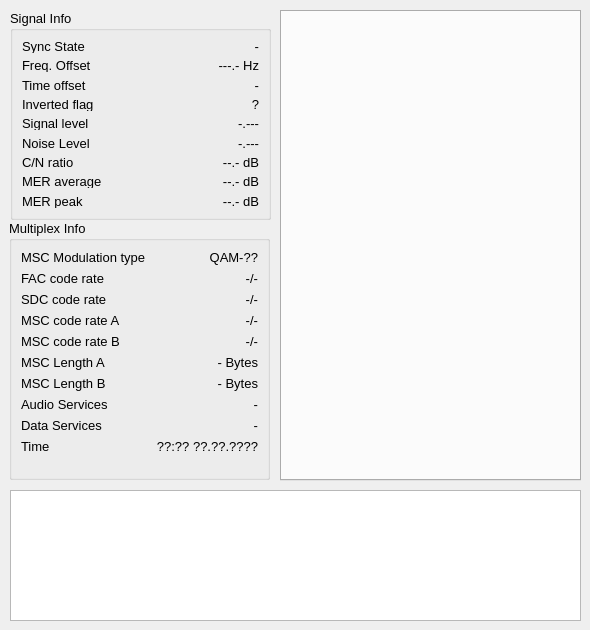
<?xml version="1.0" encoding="UTF-8"?>
<ui version="4.0">
 <class>TechInfoDialog</class>
 <widget class="QDialog" name="TechInfoDialog">
  <property name="geometry">
   <rect>
    <x>0</x>
    <y>0</y>
    <width>590</width>
    <height>630</height>
   </rect>
  </property>
  <property name="minimumSize">
   <size>
    <width>590</width>
    <height>630</height>
   </size>
  </property>
  <property name="maximumSize">
   <size>
    <width>590</width>
    <height>630</height>
   </size>
  </property>
  <property name="windowTitle">
   <string>Dialog</string>
  </property>
  <widget class="QGroupBox" name="groupBox_2">
   <property name="geometry">
    <rect>
     <x>10</x>
     <y>10</y>
     <width>261</width>
     <height>210</height>
    </rect>
   </property>
   <property name="font">
    <font>
     <pointsize>10</pointsize>
    </font>
   </property>
   <property name="title">
    <string>Signal Info</string>
   </property>
   <property name="flat">
    <bool>false</bool>
   </property>
   <layout class="QFormLayout" name="formLayout_2">
    <item row="1" column="0">
     <widget class="QLabel" name="label">
      <property name="font">
       <font>
        <pointsize>10</pointsize>
       </font>
      </property>
      <property name="text">
       <string>Freq. Offset</string>
      </property>
     </widget>
    </item>
    <item row="1" column="1">
     <widget class="QLabel" name="label_freq_offset">
      <property name="font">
       <font>
        <pointsize>10</pointsize>
       </font>
      </property>
      <property name="text">
       <string>---.- Hz</string>
      </property>
      <property name="alignment">
       <set>Qt::AlignRight|Qt::AlignTrailing|Qt::AlignVCenter</set>
      </property>
     </widget>
    </item>
    <item row="2" column="0">
     <widget class="QLabel" name="label_4">
      <property name="font">
       <font>
        <pointsize>10</pointsize>
       </font>
      </property>
      <property name="text">
       <string>Time offset</string>
      </property>
     </widget>
    </item>
    <item row="2" column="1">
     <widget class="QLabel" name="label_time_offset">
      <property name="font">
       <font>
        <pointsize>10</pointsize>
       </font>
      </property>
      <property name="text">
       <string>-</string>
      </property>
      <property name="alignment">
       <set>Qt::AlignRight|Qt::AlignTrailing|Qt::AlignVCenter</set>
      </property>
     </widget>
    </item>
    <item row="4" column="0">
     <widget class="QLabel" name="label_6">
      <property name="font">
       <font>
        <pointsize>10</pointsize>
       </font>
      </property>
      <property name="text">
       <string>Signal level</string>
      </property>
     </widget>
    </item>
    <item row="4" column="1">
     <widget class="QLabel" name="label_signal_level">
      <property name="font">
       <font>
        <pointsize>10</pointsize>
       </font>
      </property>
      <property name="text">
       <string>-.---</string>
      </property>
      <property name="alignment">
       <set>Qt::AlignRight|Qt::AlignTrailing|Qt::AlignVCenter</set>
      </property>
     </widget>
    </item>
    <item row="5" column="0">
     <widget class="QLabel" name="label_7">
      <property name="font">
       <font>
        <pointsize>10</pointsize>
       </font>
      </property>
      <property name="text">
       <string>Noise Level</string>
      </property>
     </widget>
    </item>
    <item row="5" column="1">
     <widget class="QLabel" name="label_noise_level">
      <property name="font">
       <font>
        <pointsize>10</pointsize>
       </font>
      </property>
      <property name="text">
       <string>-.---</string>
      </property>
      <property name="alignment">
       <set>Qt::AlignRight|Qt::AlignTrailing|Qt::AlignVCenter</set>
      </property>
     </widget>
    </item>
    <item row="6" column="0">
     <widget class="QLabel" name="label_9">
      <property name="font">
       <font>
        <pointsize>10</pointsize>
       </font>
      </property>
      <property name="text">
       <string>C/N ratio</string>
      </property>
     </widget>
    </item>
    <item row="6" column="1">
     <widget class="QLabel" name="label_CNR">
      <property name="font">
       <font>
        <pointsize>10</pointsize>
       </font>
      </property>
      <property name="text">
       <string>--.- dB</string>
      </property>
      <property name="alignment">
       <set>Qt::AlignRight|Qt::AlignTrailing|Qt::AlignVCenter</set>
      </property>
     </widget>
    </item>
    <item row="7" column="0">
     <widget class="QLabel" name="label_12">
      <property name="font">
       <font>
        <pointsize>10</pointsize>
       </font>
      </property>
      <property name="text">
       <string>MER average</string>
      </property>
     </widget>
    </item>
    <item row="7" column="1">
     <widget class="QLabel" name="label_MERAVG">
      <property name="font">
       <font>
        <pointsize>10</pointsize>
       </font>
      </property>
      <property name="text">
       <string>--.- dB</string>
      </property>
      <property name="alignment">
       <set>Qt::AlignRight|Qt::AlignTrailing|Qt::AlignVCenter</set>
      </property>
     </widget>
    </item>
    <item row="8" column="0">
     <widget class="QLabel" name="label_14">
      <property name="font">
       <font>
        <pointsize>10</pointsize>
       </font>
      </property>
      <property name="text">
       <string>MER peak</string>
      </property>
     </widget>
    </item>
    <item row="8" column="1">
     <widget class="QLabel" name="label_MERPEAK">
      <property name="font">
       <font>
        <pointsize>10</pointsize>
       </font>
      </property>
      <property name="text">
       <string>--.- dB</string>
      </property>
      <property name="alignment">
       <set>Qt::AlignRight|Qt::AlignTrailing|Qt::AlignVCenter</set>
      </property>
     </widget>
    </item>
    <item row="0" column="0">
     <widget class="QLabel" name="label_2">
      <property name="font">
       <font>
        <pointsize>10</pointsize>
       </font>
      </property>
      <property name="text">
       <string>Sync State</string>
      </property>
     </widget>
    </item>
    <item row="0" column="1">
     <widget class="QLabel" name="label_sync">
      <property name="font">
       <font>
        <pointsize>10</pointsize>
       </font>
      </property>
      <property name="text">
       <string>-</string>
      </property>
      <property name="alignment">
       <set>Qt::AlignRight|Qt::AlignTrailing|Qt::AlignVCenter</set>
      </property>
     </widget>
    </item>
    <item row="3" column="0">
     <widget class="QLabel" name="label_16">
      <property name="font">
       <font>
        <pointsize>10</pointsize>
       </font>
      </property>
      <property name="text">
       <string>Inverted flag</string>
      </property>
     </widget>
    </item>
    <item row="3" column="1">
     <widget class="QLabel" name="label_inverted">
      <property name="font">
       <font>
        <pointsize>10</pointsize>
       </font>
      </property>
      <property name="text">
       <string>?</string>
      </property>
      <property name="alignment">
       <set>Qt::AlignRight|Qt::AlignTrailing|Qt::AlignVCenter</set>
      </property>
     </widget>
    </item>
   </layout>
  </widget>
  <widget class="QGroupBox" name="groupBox_3">
   <property name="geometry">
    <rect>
     <x>9</x>
     <y>220</y>
     <width>261</width>
     <height>260</height>
    </rect>
   </property>
   <property name="font">
    <font>
     <pointsize>10</pointsize>
    </font>
   </property>
   <property name="title">
    <string>Multiplex Info</string>
   </property>
   <layout class="QFormLayout" name="formLayout">
    <item row="0" column="0">
     <widget class="QLabel" name="label_20">
      <property name="font">
       <font>
        <pointsize>10</pointsize>
       </font>
      </property>
      <property name="text">
       <string>MSC Modulation type</string>
      </property>
     </widget>
    </item>
    <item row="0" column="1">
     <widget class="QLabel" name="label_modulation">
      <property name="font">
       <font>
        <pointsize>10</pointsize>
       </font>
      </property>
      <property name="text">
       <string>QAM-??</string>
      </property>
      <property name="alignment">
       <set>Qt::AlignRight|Qt::AlignTrailing|Qt::AlignVCenter</set>
      </property>
     </widget>
    </item>
    <item row="1" column="0">
     <widget class="QLabel" name="label_22">
      <property name="font">
       <font>
        <pointsize>10</pointsize>
       </font>
      </property>
      <property name="text">
       <string>FAC code rate</string>
      </property>
     </widget>
    </item>
    <item row="1" column="1">
     <widget class="QLabel" name="label_FACRATE">
      <property name="font">
       <font>
        <pointsize>10</pointsize>
       </font>
      </property>
      <property name="text">
       <string>-/-</string>
      </property>
      <property name="alignment">
       <set>Qt::AlignRight|Qt::AlignTrailing|Qt::AlignVCenter</set>
      </property>
     </widget>
    </item>
    <item row="2" column="0">
     <widget class="QLabel" name="label_24">
      <property name="font">
       <font>
        <pointsize>10</pointsize>
       </font>
      </property>
      <property name="text">
       <string>SDC code rate</string>
      </property>
     </widget>
    </item>
    <item row="2" column="1">
     <widget class="QLabel" name="label_SDCRATE">
      <property name="font">
       <font>
        <pointsize>10</pointsize>
       </font>
      </property>
      <property name="text">
       <string>-/-</string>
      </property>
      <property name="alignment">
       <set>Qt::AlignRight|Qt::AlignTrailing|Qt::AlignVCenter</set>
      </property>
     </widget>
    </item>
    <item row="3" column="0">
     <widget class="QLabel" name="label_15">
      <property name="font">
       <font>
        <pointsize>10</pointsize>
       </font>
      </property>
      <property name="text">
       <string>MSC code rate A</string>
      </property>
     </widget>
    </item>
    <item row="3" column="1">
     <widget class="QLabel" name="label_MSC_A_RATE">
      <property name="font">
       <font>
        <pointsize>10</pointsize>
       </font>
      </property>
      <property name="text">
       <string>-/-</string>
      </property>
      <property name="alignment">
       <set>Qt::AlignRight|Qt::AlignTrailing|Qt::AlignVCenter</set>
      </property>
     </widget>
    </item>
    <item row="4" column="0">
     <widget class="QLabel" name="label_18">
      <property name="font">
       <font>
        <pointsize>10</pointsize>
       </font>
      </property>
      <property name="text">
       <string>MSC code rate B</string>
      </property>
     </widget>
    </item>
    <item row="4" column="1">
     <widget class="QLabel" name="label_MSC_B_RATE">
      <property name="font">
       <font>
        <pointsize>10</pointsize>
       </font>
      </property>
      <property name="text">
       <string>-/-</string>
      </property>
      <property name="alignment">
       <set>Qt::AlignRight|Qt::AlignTrailing|Qt::AlignVCenter</set>
      </property>
     </widget>
    </item>
    <item row="5" column="0">
     <widget class="QLabel" name="label_26">
      <property name="font">
       <font>
        <pointsize>10</pointsize>
       </font>
      </property>
      <property name="text">
       <string>MSC Length A</string>
      </property>
     </widget>
    </item>
    <item row="5" column="1">
     <widget class="QLabel" name="label_MSC_A_LEN">
      <property name="font">
       <font>
        <pointsize>10</pointsize>
       </font>
      </property>
      <property name="text">
       <string>- Bytes</string>
      </property>
      <property name="alignment">
       <set>Qt::AlignRight|Qt::AlignTrailing|Qt::AlignVCenter</set>
      </property>
     </widget>
    </item>
    <item row="6" column="0">
     <widget class="QLabel" name="label_27">
      <property name="font">
       <font>
        <pointsize>10</pointsize>
       </font>
      </property>
      <property name="text">
       <string>MSC Length B</string>
      </property>
     </widget>
    </item>
    <item row="6" column="1">
     <widget class="QLabel" name="label_MSC_B_LEN">
      <property name="font">
       <font>
        <pointsize>10</pointsize>
       </font>
      </property>
      <property name="text">
       <string>- Bytes</string>
      </property>
      <property name="alignment">
       <set>Qt::AlignRight|Qt::AlignTrailing|Qt::AlignVCenter</set>
      </property>
     </widget>
    </item>
    <item row="7" column="0">
     <widget class="QLabel" name="label_34">
      <property name="font">
       <font>
        <pointsize>10</pointsize>
       </font>
      </property>
      <property name="text">
       <string>Audio Services</string>
      </property>
     </widget>
    </item>
    <item row="7" column="1">
     <widget class="QLabel" name="label_audio_num">
      <property name="font">
       <font>
        <pointsize>10</pointsize>
       </font>
      </property>
      <property name="text">
       <string>-</string>
      </property>
      <property name="alignment">
       <set>Qt::AlignRight|Qt::AlignTrailing|Qt::AlignVCenter</set>
      </property>
     </widget>
    </item>
    <item row="8" column="0">
     <widget class="QLabel" name="label_35">
      <property name="font">
       <font>
        <pointsize>10</pointsize>
       </font>
      </property>
      <property name="text">
       <string>Data Services</string>
      </property>
     </widget>
    </item>
    <item row="8" column="1">
     <widget class="QLabel" name="label_data_num">
      <property name="font">
       <font>
        <pointsize>10</pointsize>
       </font>
      </property>
      <property name="text">
       <string>-</string>
      </property>
      <property name="alignment">
       <set>Qt::AlignRight|Qt::AlignTrailing|Qt::AlignVCenter</set>
      </property>
     </widget>
    </item>
    <item row="9" column="0">
     <widget class="QLabel" name="label_49">
      <property name="font">
       <font>
        <pointsize>10</pointsize>
       </font>
      </property>
      <property name="text">
       <string>Time</string>
      </property>
     </widget>
    </item>
    <item row="9" column="1">
     <widget class="QLabel" name="label_time">
      <property name="font">
       <font>
        <pointsize>10</pointsize>
       </font>
      </property>
      <property name="text">
       <string>??:?? ??.??.????</string>
      </property>
      <property name="alignment">
       <set>Qt::AlignRight|Qt::AlignTrailing|Qt::AlignVCenter</set>
      </property>
     </widget>
    </item>
   </layout>
  </widget>
  <widget class="QTabWidget" name="tabWidget">
   <property name="enabled">
    <bool>true</bool>
   </property>
   <property name="geometry">
    <rect>
     <x>280</x>
     <y>10</y>
     <width>301</width>
     <height>471</height>
    </rect>
   </property>
   <property name="font">
    <font>
     <pointsize>10</pointsize>
    </font>
   </property>
   <property name="tabShape">
    <enum>QTabWidget::Rounded</enum>
   </property>
   <property name="currentIndex">
    <number>-1</number>
   </property>
   <property name="documentMode">
    <bool>false</bool>
   </property>
   <property name="tabBarAutoHide">
    <bool>false</bool>
   </property>
  </widget>
  <widget class="QGraphicsView" name="graphicsView">
   <property name="geometry">
    <rect>
     <x>10</x>
     <y>490</y>
     <width>571</width>
     <height>131</height>
    </rect>
   </property>
  </widget>
 </widget>
 <resources/>
 <connections/>
</ui>
